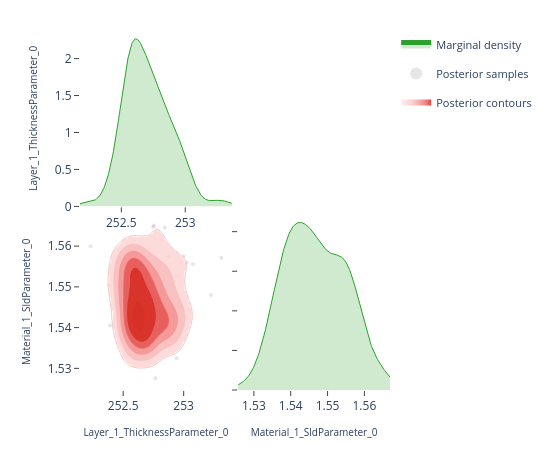

The code cell stored with this chart in its notebook:
### Code cell
# ---- Pairwise focus: thickness vs SLD ---------------------------------------
# A 2-parameter corner plot zooms in on the joint posterior for a specific
# pair.  This is the same view the EasyReflectometryApp's "2D Heatmap"
# sub-tab uses to inspect parameter degeneracies.


params_of_interest = ['Layer_1_ThicknessParameter_0', 'Material_1_SldParameter_0']
idx = [posterior.param_names.index(p) for p in params_of_interest]
subset_draws = np.asarray(posterior.draws)[:, idx]

fig = plot_corner(subset_draws, params_of_interest)
fig.show()

### Figure 1 — Plotly figure (JSON) as saved in the notebook; plotly's stock layout.template omitted (floating-point values rounded to 4 significant figures; data arrays with more than 128 entries replaced by an {"elided": "..."} marker saying what was removed)
{"data": [{"fill": "tozeroy", "fillcolor": "rgba(44, 160, 44, 0.22)", "hoverinfo": "skip", "legendgroup": "marginal", "line": {"color": "rgb(44, 160, 44)", "width": 1}, "mode": "lines", "name": "Marginal density", "showlegend": true, "type": "scatter", "x": {"elided": "256 float values"}, "xaxis": "x", "y": {"elided": "256 float values"}, "yaxis": "y"}, {"hoverinfo": "skip", "legendgroup": "scatter", "marker": {"color": "rgba(140, 140, 140, 0.22)", "size": 4}, "mode": "markers", "name": "Posterior samples", "showlegend": true, "type": "scatter", "x": [252.9, 252.5, 252.5, 252.6, 252.8, 252.7, 252.6, 253.0, 252.4, 252.9, 253.0, 253.3, 252.6, 252.8, 252.8, 252.5, 252.6, 252.6, 252.8, 252.5, 252.9, 252.6, 252.6, 252.6, 252.8, 252.8, 253.0, 252.9, 252.7, 252.7, 252.6, 252.6, 252.5, 252.6, 252.8, 252.6, 252.8, 252.7, 252.7, 252.7, 252.9, 252.6, 252.8, 252.9, 252.5, 253.0, 252.7, 252.5, 252.7, 252.9, 252.7, 252.6, 252.7, 252.8, 252.8, 252.8, 252.9, 252.4, 252.8, 252.7, 252.7, 252.7, 252.6, 252.6, 252.7, 252.7, 252.6, 252.8, 252.6, 252.5, 252.8, 252.6, 252.5, 252.9, 252.7, 252.7, 252.9, 252.8, 252.5, 252.9, 252.6, 253.1, 252.7, 252.6, 252.5, 252.9, 253.2, 252.7, 252.5, 252.7, 252.4, 252.6, 252.7, 252.2, 252.9, 252.6, 252.8, 252.5, 252.7, 252.6, 253.0, 252.5, 252.8, 252.6, 252.7, 252.9, 252.8, 252.8, 252.6, 252.5, 252.5, 253.0, 252.7, 252.7, 252.6, 252.6, 253.0, 252.9, 252.5, 252.6], "xaxis": "x3", "y": [1.558, 1.556, 1.552, 1.543, 1.551, 1.538, 1.552, 1.545, 1.541, 1.55, 1.544, 1.557, 1.547, 1.528, 1.536, 1.556, 1.542, 1.555, 1.543, 1.538, 1.532, 1.555, 1.546, 1.542, 1.565, 1.54, 1.541, 1.54, 1.543, 1.553, 1.551, 1.533, 1.541, 1.537, 1.539, 1.561, 1.546, 1.547, 1.536, 1.547, 1.558, 1.55, 1.542, 1.54, 1.55, 1.556, 1.551, 1.549, 1.539, 1.552, 1.555, 1.546, 1.539, 1.564, 1.55, 1.542, 1.544, 1.55, 1.539, 1.539, 1.536, 1.553, 1.554, 1.557, 1.558, 1.548, 1.552, 1.545, 1.544, 1.539, 1.562, 1.533, 1.55, 1.538, 1.544, 1.565, 1.538, 1.543, 1.54, 1.542, 1.542, 1.556, 1.539, 1.54, 1.558, 1.551, 1.548, 1.554, 1.547, 1.535, 1.555, 1.546, 1.535, 1.56, 1.547, 1.545, 1.536, 1.547, 1.534, 1.542, 1.545, 1.541, 1.553, 1.56, 1.539, 1.553, 1.547, 1.555, 1.557, 1.559, 1.546, 1.558, 1.547, 1.547, 1.554, 1.555, 1.542, 1.537, 1.537, 1.533], "yaxis": "y3", "zorder": 0}, {"colorscale": [[0.0, "rgba(255, 224, 224, 0.62)"], [0.35, "rgba(250, 188, 188, 0.70)"], [0.6, "rgba(245, 148, 148, 0.78)"], [0.82, "rgba(237, 104, 104, 0.84)"], [1.0, "rgba(215, 48, 39, 0.90)"]], "connectgaps": false, "contours": {"coloring": "fill", "end": 83.93, "showlabels": false, "showlines": false, "size": 13.25, "start": 17.67}, "hoverinfo": "skip", "legendgroup": "contour", "name": "Posterior contours", "showlegend": true, "showscale": false, "type": "contour", "x": [252.2, 252.2, 252.2, 252.2, 252.2, 252.3, 252.3, 252.3, 252.3, 252.3, 252.3, 252.3, 252.4, 252.4, 252.4, 252.4, 252.4, 252.4, 252.4, 252.5, 252.5, 252.5, 252.5, 252.5, 252.5, 252.6, 252.6, 252.6, 252.6, 252.6, 252.6, 252.6, 252.7, 252.7, 252.7, 252.7, 252.7, 252.7, 252.7, 252.8, 252.8, 252.8, 252.8, 252.8, 252.8, 252.9, 252.9, 252.9, 252.9, 252.9, 252.9, 252.9, 253.0, 253.0, 253.0, 253.0, 253.0, 253.0, 253.0, 253.1, 253.1, 253.1, 253.1, 253.1, 253.1, 253.2, 253.2, 253.2, 253.2, 253.2, 253.2, 253.2, 253.3, 253.3, 253.3, 253.3, 253.3, 253.3, 253.3, 253.4], "xaxis": "x3", "y": [1.526, 1.526, 1.527, 1.527, 1.528, 1.528, 1.529, 1.529, 1.53, 1.53, 1.531, 1.531, 1.532, 1.533, 1.533, 1.534, 1.534, 1.535, 1.535, 1.536, 1.536, 1.537, 1.537, 1.538, 1.538, 1.539, 1.539, 1.54, 1.54, 1.541, 1.541, 1.542, 1.542, 1.543, 1.543, 1.544, 1.545, 1.545, 1.546, 1.546, 1.547, 1.547, 1.548, 1.548, 1.549, 1.549, 1.55, 1.55, 1.551, 1.551, 1.552, 1.552, 1.553, 1.553, 1.554, 1.554, 1.555, 1.555, 1.556, 1.557, 1.557, 1.558, 1.558, 1.559, 1.559, 1.56, 1.56, 1.561, 1.561, 1.562, 1.562, 1.563, 1.563, 1.564, 1.564, 1.565, 1.565, 1.566, 1.566, 1.567], "yaxis": "y3", "z": {"elided": "80x80 float values"}, "zmax": 83.93, "zmin": 17.67, "zorder": 1}, {"colorscale": [[0.0, "rgba(250, 188, 188, 0.94)"], [0.35, "rgba(250, 188, 188, 0.94)"], [0.35, "rgba(245, 148, 148, 0.95)"], [0.6, "rgba(245, 148, 148, 0.95)"], [0.6, "rgba(237, 104, 104, 0.96)"], [0.82, "rgba(237, 104, 104, 0.96)"], [0.82, "rgba(215, 48, 39, 0.98)"], [1.0, "rgba(215, 48, 39, 0.98)"]], "contours": {"coloring": "lines", "end": 83.93, "showlabels": false, "size": 13.25, "start": 17.67}, "hoverinfo": "skip", "legendgroup": "contour", "line": {"width": 0.9}, "showlegend": false, "showscale": false, "type": "contour", "x": [252.2, 252.2, 252.2, 252.2, 252.2, 252.3, 252.3, 252.3, 252.3, 252.3, 252.3, 252.3, 252.4, 252.4, 252.4, 252.4, 252.4, 252.4, 252.4, 252.5, 252.5, 252.5, 252.5, 252.5, 252.5, 252.6, 252.6, 252.6, 252.6, 252.6, 252.6, 252.6, 252.7, 252.7, 252.7, 252.7, 252.7, 252.7, 252.7, 252.8, 252.8, 252.8, 252.8, 252.8, 252.8, 252.9, 252.9, 252.9, 252.9, 252.9, 252.9, 252.9, 253.0, 253.0, 253.0, 253.0, 253.0, 253.0, 253.0, 253.1, 253.1, 253.1, 253.1, 253.1, 253.1, 253.2, 253.2, 253.2, 253.2, 253.2, 253.2, 253.2, 253.3, 253.3, 253.3, 253.3, 253.3, 253.3, 253.3, 253.4], "xaxis": "x3", "y": [1.526, 1.526, 1.527, 1.527, 1.528, 1.528, 1.529, 1.529, 1.53, 1.53, 1.531, 1.531, 1.532, 1.533, 1.533, 1.534, 1.534, 1.535, 1.535, 1.536, 1.536, 1.537, 1.537, 1.538, 1.538, 1.539, 1.539, 1.54, 1.54, 1.541, 1.541, 1.542, 1.542, 1.543, 1.543, 1.544, 1.545, 1.545, 1.546, 1.546, 1.547, 1.547, 1.548, 1.548, 1.549, 1.549, 1.55, 1.55, 1.551, 1.551, 1.552, 1.552, 1.553, 1.553, 1.554, 1.554, 1.555, 1.555, 1.556, 1.557, 1.557, 1.558, 1.558, 1.559, 1.559, 1.56, 1.56, 1.561, 1.561, 1.562, 1.562, 1.563, 1.563, 1.564, 1.564, 1.565, 1.565, 1.566, 1.566, 1.567], "yaxis": "y3", "z": {"elided": "80x80 float values"}, "zmax": 83.93, "zmin": 17.67, "zorder": 2}, {"fill": "tozeroy", "fillcolor": "rgba(44, 160, 44, 0.22)", "hoverinfo": "skip", "legendgroup": "marginal", "line": {"color": "rgb(44, 160, 44)", "width": 1}, "mode": "lines", "name": "Marginal density", "showlegend": false, "type": "scatter", "x": {"elided": "256 float values"}, "xaxis": "x4", "y": {"elided": "256 float values"}, "yaxis": "y4"}], "layout": {"height": 450, "legend": {"font": {"size": 11}, "itemsizing": "constant", "orientation": "v", "x": 1.02, "xanchor": "left", "y": 1.0, "yanchor": "top"}, "margin": {"b": 60, "l": 80, "r": 160, "t": 30}, "plot_bgcolor": "white", "showlegend": true, "width": 550, "xaxis": {"anchor": "y", "domain": [0.0, 0.49], "showgrid": false, "ticks": "outside", "zeroline": false}, "xaxis2": {"anchor": "y2", "domain": [0.51, 1.0], "showgrid": false, "ticks": "outside", "visible": false, "zeroline": false}, "xaxis3": {"anchor": "y3", "domain": [0.0, 0.49], "showgrid": false, "ticks": "outside", "title": {"font": {"size": 10}, "text": "Layer_1_ThicknessParameter_0"}, "zeroline": false}, "xaxis4": {"anchor": "y4", "domain": [0.51, 1.0], "showgrid": false, "ticks": "outside", "title": {"font": {"size": 10}, "text": "Material_1_SldParameter_0"}, "zeroline": false}, "yaxis": {"anchor": "x", "domain": [0.51, 1.0], "showgrid": false, "ticks": "outside", "title": {"font": {"size": 10}, "text": "Layer_1_ThicknessParameter_0"}, "zeroline": false}, "yaxis2": {"anchor": "x2", "domain": [0.51, 1.0], "showgrid": false, "ticks": "outside", "visible": false, "zeroline": false}, "yaxis3": {"anchor": "x3", "domain": [0.0, 0.49], "showgrid": false, "ticks": "outside", "title": {"font": {"size": 10}, "text": "Material_1_SldParameter_0"}, "zeroline": false}, "yaxis4": {"anchor": "x4", "domain": [0.0, 0.49], "showgrid": false, "showticklabels": false, "ticks": "outside", "zeroline": false}}}
